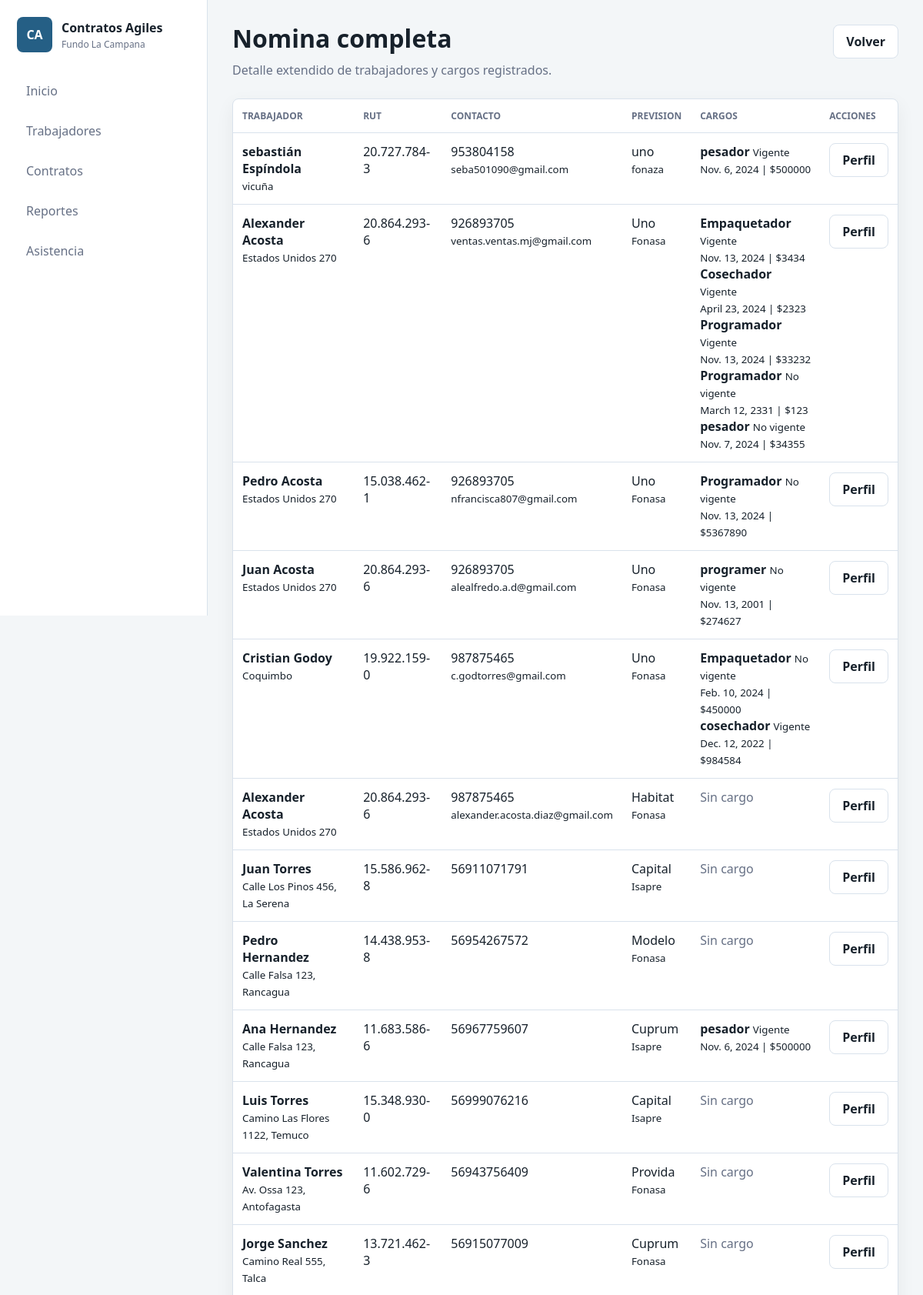
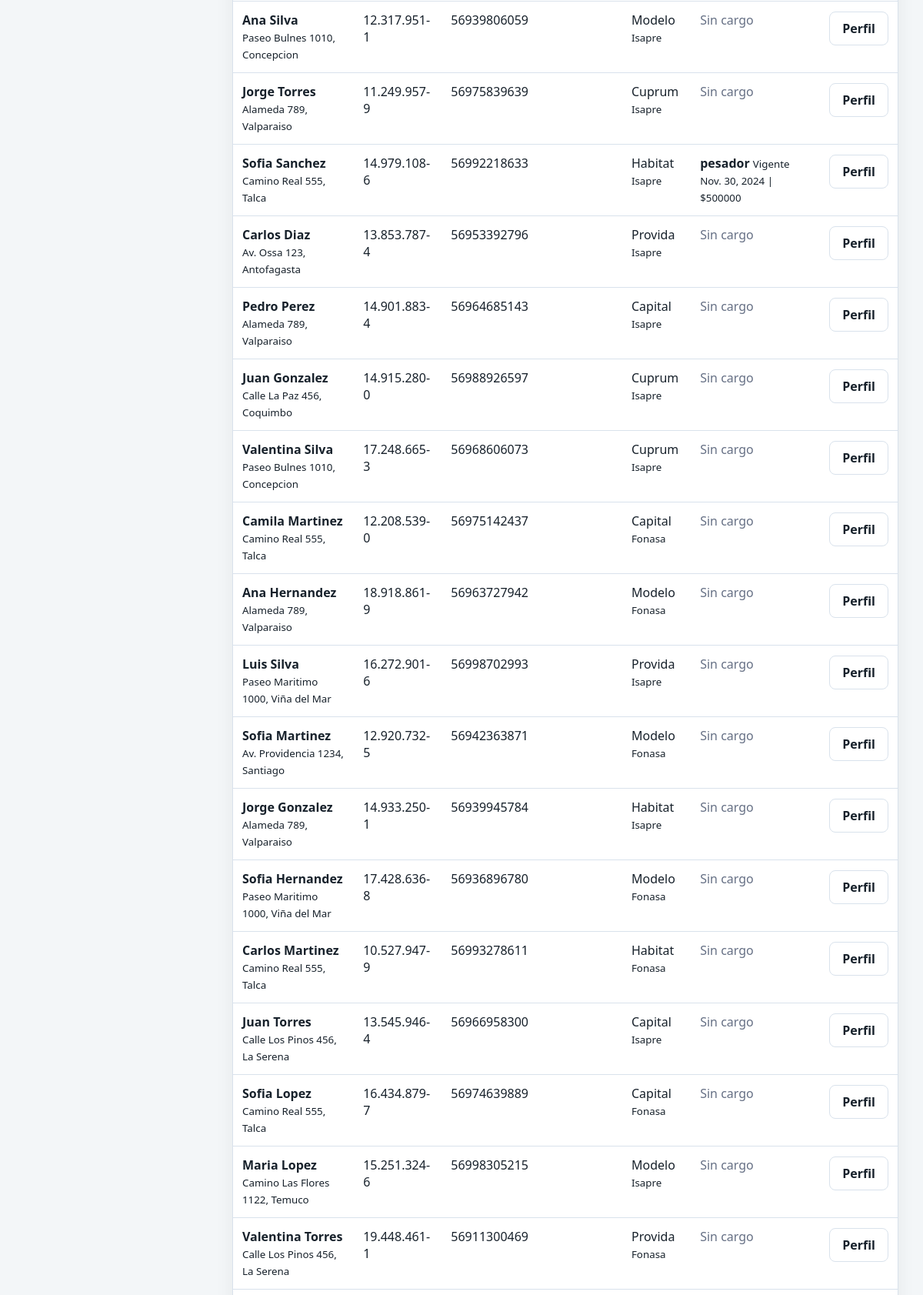
Screenshot of /proyectos/contratos-agiles/lista_trabajadores/ (upper part) with the database file from the repository (2 pictures, top to bottom).
### proyectos/contratos_agiles/models.py (models this page shows, shortened)
class trabajadores(models.Model):
    nombre = models.CharField(max_length=50)
    apellido = models.CharField(max_length=50)
    rut = models.CharField(max_length=50)
    direccion = models.CharField(max_length=50)
    telefono = models.CharField(max_length=50)
    afp = models.CharField(max_length=50)
    estado_civil = models.CharField(max_length=50)
    fecha_nacimiento = models.DateField()
    previcion_salud = models.CharField(max_length=50)
    foto = models.ImageField(upload_to="trabajadores", null=True, blank=True)
    correo = models.EmailField(max_length=50)
    sent = models.CharField(max_length=50, default="no_enviado")

class Cargo(models.Model):
    trabajadores = models.ForeignKey(trabajadores, on_delete=models.CASCADE)
    labor = models.CharField(max_length=50)
    fecha_ingreso = models.DateField()
    sueldo = models.IntegerField()
    observaciones = models.CharField(max_length=255, blank=True, null=True)
    vigente_choices = [
        ("Vigente", "Vigente"),
        ("No vigente", "No vigente"),
    ]
    vigente = models.CharField(
        max_length=50, choices=vigente_choices, default="Vigente"
    )

### proyectos/contratos_agiles/views.py (the view)
# urls.py: path("lista_trabajadores/", views.lista_trabajadores, name="lista_trabajadores"),
def lista_trabajadores(request):
    lista_trabajadores = trabajadores.objects.all()
    return render(
        request,
        "contratos_agiles/listar_trabajadores.html",
        {"trabajadores": lista_trabajadores},
    )

### proyectos/contratos_agiles/templates/contratos_agiles/listar_trabajadores.html (shortened to what this page needs)
{% extends 'contratos_agiles/base.html' %}
{% block content %}
<header class="page-header">
    <div>
        <h1>Nomina completa</h1>
        <p>Detalle extendido de trabajadores y cargos registrados.</p>
    </div>
    <a class="btn secondary" href="{% url 'contratos_agiles:menu_trabajadores' %}">Volver</a>
</header>
<section class="card">
    <div class="table-wrap">
        <table>
            <thead>
                <tr>
                    <th>Trabajador</th>
                    <th>RUT</th>
                    <th>Contacto</th>
                    <th>Prevision</th>
                    <th>Cargos</th>
                    <th>Acciones</th>
                </tr>
            </thead>
            <tbody>
                {% for trabajador in trabajadores %}
                <tr>
                    <td><strong>{{ trabajador.nombre }} {{ trabajador.apellido }}</strong><br><small>{{ trabajador.direccion }}</small></td>
                    <td>{{ trabajador.rut }}</td>
                    <td>{{ trabajador.telefono }}<br><small>{{ trabajador.correo }}</small></td>
                    <td>{{ trabajador.afp }}<br><small>{{ trabajador.previcion_salud }}</small></td>
                    <td>
                        {% for cargo in trabajador.cargo_set.all %}
                            <div><strong>{{ cargo.labor }}</strong> <small>{{ cargo.vigente }}</small></div>
                            <small>{{ cargo.fecha_ingreso }} | ${{ cargo.sueldo }}</small>
                        {% empty %}
                            <span class="empty-state">Sin cargo</span>
                        {% endfor %}
                    </td>
                    <td><a class="btn secondary" href="{% url 'contratos_agiles:perfil_trabajador' trabajador.id %}">Perfil</a></td>
                </tr>
                {% empty %}
                    <tr><td colspan="6" class="empty-state">No hay trabajadores registrados.</td></tr>
                {% endfor %}
            </tbody>
        </table>
    </div>
</section>
{% endblock %}

### proyectos/contratos_agiles/static/contratos_agiles/css/app.css (style rules this page uses)
:root { --bg: #f3f6f8; --surface: #ffffff; --surface-soft: #f8fafc; --text: #17212b; --muted: #667085; --line: #d9e2ec; --primary: #255f85; --primary-dark: #1d4b69; --accent: #e0a91b; --danger: #b42318; --success: #13795b; --shadow: 0 18px 45px rgba(16, 24, 40, 0.10); --radius: 8px; }
* { box-sizing: border-box; }
body { margin: 0; min-height: 100vh; background: var(--bg); color: var(--text); font-family: "Segoe UI", Arial, sans-serif; }
a { color: inherit; text-decoration: none; }
.auth-copy h1, .page-header h1 { margin: 0; font-size: 32px; line-height: 1.15; letter-spacing: 0; }
.auth-copy p, .page-header p { margin: 10px 0 0; color: var(--muted); line-height: 1.55; }
.page-header { display: flex; align-items: flex-start; justify-content: space-between; gap: 18px; margin-bottom: 24px; }
.btn, .button, button.btn { display: inline-flex; align-items: center; justify-content: center; min-height: 42px; padding: 10px 16px; border: 1px solid transparent; border-radius: var(--radius); background: var(--primary); color: #fff; cursor: pointer; font-weight: 700; text-align: center; }
.btn.secondary, .button.secondary { background: #fff; border-color: var(--line); color: var(--text); }
.card { border: 1px solid var(--line); border-radius: var(--radius); background: var(--surface); box-shadow: 0 8px 24px rgba(16, 24, 40, 0.06); }
.quick-action span, .empty-state { color: var(--muted); line-height: 1.45; }
.table-wrap { overflow-x: auto; }
table { width: 100%; border-collapse: collapse; }
th, td { padding: 13px 12px; border-bottom: 1px solid var(--line); text-align: left; vertical-align: top; }
th { color: var(--muted); font-size: 12px; text-transform: uppercase; }

### rows the page displays
trabajadores: nombre "sebastián", apellido "Espíndola", direccion "vicuña", rut "20.727.784-3", telefono "953804158", correo "seba501090@gmail.com", afp "uno", previcion_salud "fonaza"
Cargo: labor "pesador", vigente "Vigente", fecha_ingreso "Nov. 6, 2024", sueldo "500000"
trabajadores: nombre "Alexander", apellido "Acosta", direccion "Estados Unidos 270", rut "20.864.293-6", telefono "926893705", correo "ventas.ventas.mj@gmail.com", afp "Uno", previcion_salud "Fonasa"
Cargo: labor "Empaquetador", vigente "Vigente", fecha_ingreso "Nov. 13, 2024", sueldo "3434"
Cargo: labor "Cosechador", vigente "Vigente", fecha_ingreso "April 23, 2024", sueldo "2323"
Cargo: labor "Programador", vigente "Vigente", fecha_ingreso "Nov. 13, 2024", sueldo "33232"
Cargo: labor "Programador", vigente "No vigente", fecha_ingreso "March 12, 2331", sueldo "123"
Cargo: labor "pesador", vigente "No vigente", fecha_ingreso "Nov. 7, 2024", sueldo "34355"
trabajadores: nombre "Pedro", apellido "Acosta", direccion "Estados Unidos 270", rut "15.038.462-1", telefono "926893705", correo "nfrancisca807@gmail.com", afp "Uno", previcion_salud "Fonasa"
Cargo: labor "Programador", vigente "No vigente", fecha_ingreso "Nov. 13, 2024", sueldo "5367890"
trabajadores: nombre "Juan", apellido "Acosta", direccion "Estados Unidos 270", rut "20.864.293-6", telefono "926893705", correo "alealfredo.a.d@gmail.com", afp "Uno", previcion_salud "Fonasa"
Cargo: labor "programer", vigente "No vigente", fecha_ingreso "Nov. 13, 2001", sueldo "274627"
trabajadores: nombre "Cristian", apellido "Godoy", direccion "Coquimbo", rut "19.922.159-0", telefono "987875465", correo "c.godtorres@gmail.com", afp "Uno", previcion_salud "Fonasa"
Cargo: labor "Empaquetador", vigente "No vigente", fecha_ingreso "Feb. 10, 2024", sueldo "450000"
Cargo: labor "cosechador", vigente "Vigente", fecha_ingreso "Dec. 12, 2022", sueldo "984584"
trabajadores: nombre "Alexander", apellido "Acosta", direccion "Estados Unidos 270", rut "20.864.293-6", telefono "987875465", correo "alexander.acosta.diaz@gmail.com", afp "Habitat", previcion_salud "Fonasa"
trabajadores: nombre "Juan", apellido "Torres", direccion "Calle Los Pinos 456, La Serena", rut "15.586.962-8", telefono "56911071791", afp "Capital", previcion_salud "Isapre"
trabajadores: nombre "Pedro", apellido "Hernandez", direccion "Calle Falsa 123, Rancagua", rut "14.438.953-8", telefono "56954267572", afp "Modelo", previcion_salud "Fonasa"
trabajadores: nombre "Ana", apellido "Hernandez", direccion "Calle Falsa 123, Rancagua", rut "11.683.586-6", telefono "56967759607", afp "Cuprum", previcion_salud "Isapre"
Cargo: labor "pesador", vigente "Vigente", fecha_ingreso "Nov. 6, 2024", sueldo "500000"
trabajadores: nombre "Luis", apellido "Torres", direccion "Camino Las Flores 1122, Temuco", rut "15.348.930-0", telefono "56999076216", afp "Capital", previcion_salud "Isapre"
trabajadores: nombre "Valentina", apellido "Torres", direccion "Av. Ossa 123, Antofagasta", rut "11.602.729-6", telefono "56943756409", afp "Provida", previcion_salud "Fonasa"
trabajadores: nombre "Jorge", apellido "Sanchez", direccion "Camino Real 555, Talca", rut "13.721.462-3", telefono "56915077009", afp "Cuprum", previcion_salud "Fonasa"
trabajadores: nombre "Ana", apellido "Silva", direccion "Paseo Bulnes 1010, Concepcion", rut "12.317.951-1", telefono "56939806059", afp "Modelo", previcion_salud "Isapre"
trabajadores: nombre "Jorge", apellido "Torres", direccion "Alameda 789, Valparaiso", rut "11.249.957-9", telefono "56975839639", afp "Cuprum", previcion_salud "Isapre"
trabajadores: nombre "Sofia", apellido "Sanchez", direccion "Camino Real 555, Talca", rut "14.979.108-6", telefono "56992218633", afp "Habitat", previcion_salud "Isapre"
Cargo: labor "pesador", vigente "Vigente", fecha_ingreso "Nov. 30, 2024", sueldo "500000"
trabajadores: nombre "Carlos", apellido "Diaz", direccion "Av. Ossa 123, Antofagasta", rut "13.853.787-4", telefono "56953392796", afp "Provida", previcion_salud "Isapre"
trabajadores: nombre "Pedro", apellido "Perez", direccion "Alameda 789, Valparaiso", rut "14.901.883-4", telefono "56964685143", afp "Capital", previcion_salud "Isapre"
trabajadores: nombre "Juan", apellido "Gonzalez", direccion "Calle La Paz 456, Coquimbo", rut "14.915.280-0", telefono "56988926597", afp "Cuprum", previcion_salud "Isapre"
trabajadores: nombre "Valentina", apellido "Silva", direccion "Paseo Bulnes 1010, Concepcion", rut "17.248.665-3", telefono "56968606073", afp "Cuprum", previcion_salud "Isapre"
trabajadores: nombre "Camila", apellido "Martinez", direccion "Camino Real 555, Talca", rut "12.208.539-0", telefono "56975142437", afp "Capital", previcion_salud "Fonasa"
trabajadores: nombre "Ana", apellido "Hernandez", direccion "Alameda 789, Valparaiso", rut "18.918.861-9", telefono "56963727942", afp "Modelo", previcion_salud "Fonasa"
trabajadores: nombre "Luis", apellido "Silva", direccion "Paseo Maritimo 1000, Viña del Mar", rut "16.272.901-6", telefono "56998702993", afp "Provida", previcion_salud "Isapre"
trabajadores: nombre "Sofia", apellido "Martinez", direccion "Av. Providencia 1234, Santiago", rut "12.920.732-5", telefono "56942363871", afp "Modelo", previcion_salud "Fonasa"
trabajadores: nombre "Jorge", apellido "Gonzalez", direccion "Alameda 789, Valparaiso", rut "14.933.250-1", telefono "56939945784", afp "Habitat", previcion_salud "Isapre"
trabajadores: nombre "Sofia", apellido "Hernandez", direccion "Paseo Maritimo 1000, Viña del Mar", rut "17.428.636-8", telefono "56936896780", afp "Modelo", previcion_salud "Fonasa"
trabajadores: nombre "Carlos", apellido "Martinez", direccion "Camino Real 555, Talca", rut "10.527.947-9", telefono "56993278611", afp "Habitat", previcion_salud "Fonasa"
trabajadores: nombre "Juan", apellido "Torres", direccion "Calle Los Pinos 456, La Serena", rut "13.545.946-4", telefono "56966958300", afp "Capital", previcion_salud "Isapre"
trabajadores: nombre "Sofia", apellido "Lopez", direccion "Camino Real 555, Talca", rut "16.434.879-7", telefono "56974639889", afp "Capital", previcion_salud "Fonasa"
trabajadores: nombre "Maria", apellido "Lopez", direccion "Camino Las Flores 1122, Temuco", rut "15.251.324-6", telefono "56998305215", afp "Modelo", previcion_salud "Isapre"
trabajadores: nombre "Valentina", apellido "Torres", direccion "Calle Los Pinos 456, La Serena", rut "19.448.461-1", telefono "56911300469", afp "Provida", previcion_salud "Fonasa"
